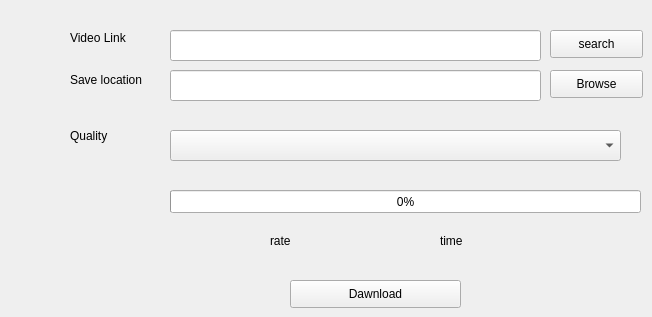
    <widget class="QWidget" name="tab_2">
     <attribute name="title">
      <string>Youtube video</string>
     </attribute>
     <widget class="QPushButton" name="pushButton_3">
      <property name="geometry">
       <rect>
        <x>550</x>
        <y>70</y>
        <width>93</width>
        <height>28</height>
       </rect>
      </property>
      <property name="text">
       <string>Browse</string>
      </property>
     </widget>
     <widget class="QLineEdit" name="lineEdit_3">
      <property name="geometry">
       <rect>
        <x>170</x>
        <y>30</y>
        <width>371</width>
        <height>31</height>
       </rect>
      </property>
     </widget>
     <widget class="QLineEdit" name="lineEdit_4">
      <property name="geometry">
       <rect>
        <x>170</x>
        <y>70</y>
        <width>371</width>
        <height>31</height>
       </rect>
      </property>
     </widget>
     <widget class="QLabel" name="label_3">
      <property name="geometry">
       <rect>
        <x>70</x>
        <y>70</y>
        <width>91</width>
        <height>20</height>
       </rect>
      </property>
      <property name="text">
       <string>Save location</string>
      </property>
     </widget>
     <widget class="QPushButton" name="dawnload_2">
      <property name="geometry">
       <rect>
        <x>290</x>
        <y>280</y>
        <width>171</width>
        <height>28</height>
       </rect>
      </property>
      <property name="cursor">
       <cursorShape>PointingHandCursor</cursorShape>
      </property>
      <property name="text">
       <string>Dawnload</string>
      </property>
     </widget>
     <widget class="QLabel" name="label_4">
      <property name="geometry">
       <rect>
        <x>70</x>
        <y>30</y>
        <width>71</width>
        <height>16</height>
       </rect>
      </property>
      <property name="text">
       <string>Video Link</string>
      </property>
     </widget>
     <widget class="QLabel" name="label_5">
      <property name="geometry">
       <rect>
        <x>70</x>
        <y>120</y>
        <width>91</width>
        <height>31</height>
       </rect>
      </property>
      <property name="text">
       <string>Quality</string>
      </property>
     </widget>
     <widget class="QComboBox" name="comboBox">
      <property name="geometry">
       <rect>
        <x>170</x>
        <y>130</y>
        <width>451</width>
        <height>31</height>
       </rect>
      </property>
     </widget>
     <widget class="QPushButton" name="pushButton_5">
      <property name="geometry">
       <rect>
        <x>550</x>
        <y>30</y>
        <width>93</width>
        <height>28</height>
       </rect>
      </property>
      <property name="text">
       <string>search</string>
      </property>
     </widget>
     <widget class="QProgressBar" name="progressBar_2">
      <property name="geometry">
       <rect>
        <x>170</x>
        <y>190</y>
        <width>471</width>
        <height>23</height>
       </rect>
      </property>
      <property name="value">
       <number>0</number>
      </property>
     </widget>
     <widget class="QLabel" name="label_10">
      <property name="geometry">
       <rect>
        <x>270</x>
        <y>230</y>
        <width>81</width>
        <height>21</height>
       </rect>
      </property>
      <property name="text">
       <string>rate</string>
      </property>
     </widget>
     <widget class="QLabel" name="label_11">
      <property name="geometry">
       <rect>
        <x>440</x>
        <y>230</y>
        <width>71</width>
        <height>21</height>
       </rect>
      </property>
      <property name="text">
       <string>time</string>
      </property>
     </widget>
    </widget>
